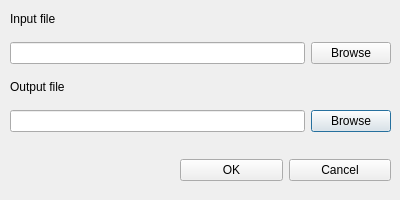
<?xml version="1.0" encoding="UTF-8"?>
<ui version="4.0">
 <class>FileWindow</class>
 <widget class="QDialog" name="FileWindow">
  <property name="geometry">
   <rect>
    <x>0</x>
    <y>0</y>
    <width>400</width>
    <height>200</height>
   </rect>
  </property>
  <property name="sizePolicy">
   <sizepolicy hsizetype="Fixed" vsizetype="Fixed">
    <horstretch>0</horstretch>
    <verstretch>0</verstretch>
   </sizepolicy>
  </property>
  <property name="maximumSize">
   <size>
    <width>400</width>
    <height>200</height>
   </size>
  </property>
  <property name="windowTitle">
   <string>Process a file</string>
  </property>
  <widget class="QWidget" name="gridLayoutWidget">
   <property name="geometry">
    <rect>
     <x>10</x>
     <y>1</y>
     <width>381</width>
     <height>131</height>
    </rect>
   </property>
   <layout class="QGridLayout" name="files">
    <item row="5" column="0">
     <widget class="QLineEdit" name="outpFilename"/>
    </item>
    <item row="5" column="1">
     <widget class="QPushButton" name="openOutp">
      <property name="text">
       <string>Browse</string>
      </property>
     </widget>
    </item>
    <item row="4" column="0">
     <widget class="QLabel" name="outpLabel">
      <property name="text">
       <string>Output file</string>
      </property>
     </widget>
    </item>
    <item row="3" column="0">
     <widget class="QLineEdit" name="inpFilename">
      <property name="sizePolicy">
       <sizepolicy hsizetype="Preferred" vsizetype="Fixed">
        <horstretch>0</horstretch>
        <verstretch>0</verstretch>
       </sizepolicy>
      </property>
     </widget>
    </item>
    <item row="3" column="1">
     <widget class="QPushButton" name="openInp">
      <property name="sizePolicy">
       <sizepolicy hsizetype="Fixed" vsizetype="Fixed">
        <horstretch>0</horstretch>
        <verstretch>0</verstretch>
       </sizepolicy>
      </property>
      <property name="text">
       <string>Browse</string>
      </property>
     </widget>
    </item>
    <item row="2" column="0">
     <widget class="QLabel" name="inpLabel">
      <property name="text">
       <string>Input file</string>
      </property>
     </widget>
    </item>
   </layout>
  </widget>
  <widget class="QWidget" name="horizontalLayoutWidget">
   <property name="geometry">
    <rect>
     <x>180</x>
     <y>140</y>
     <width>211</width>
     <height>61</height>
    </rect>
   </property>
   <layout class="QHBoxLayout" name="buttons">
    <item>
     <widget class="QPushButton" name="okButton">
      <property name="text">
       <string>OK</string>
      </property>
     </widget>
    </item>
    <item>
     <widget class="QPushButton" name="cancelButton">
      <property name="text">
       <string>Cancel</string>
      </property>
     </widget>
    </item>
   </layout>
  </widget>
 </widget>
 <resources/>
 <connections/>
</ui>
